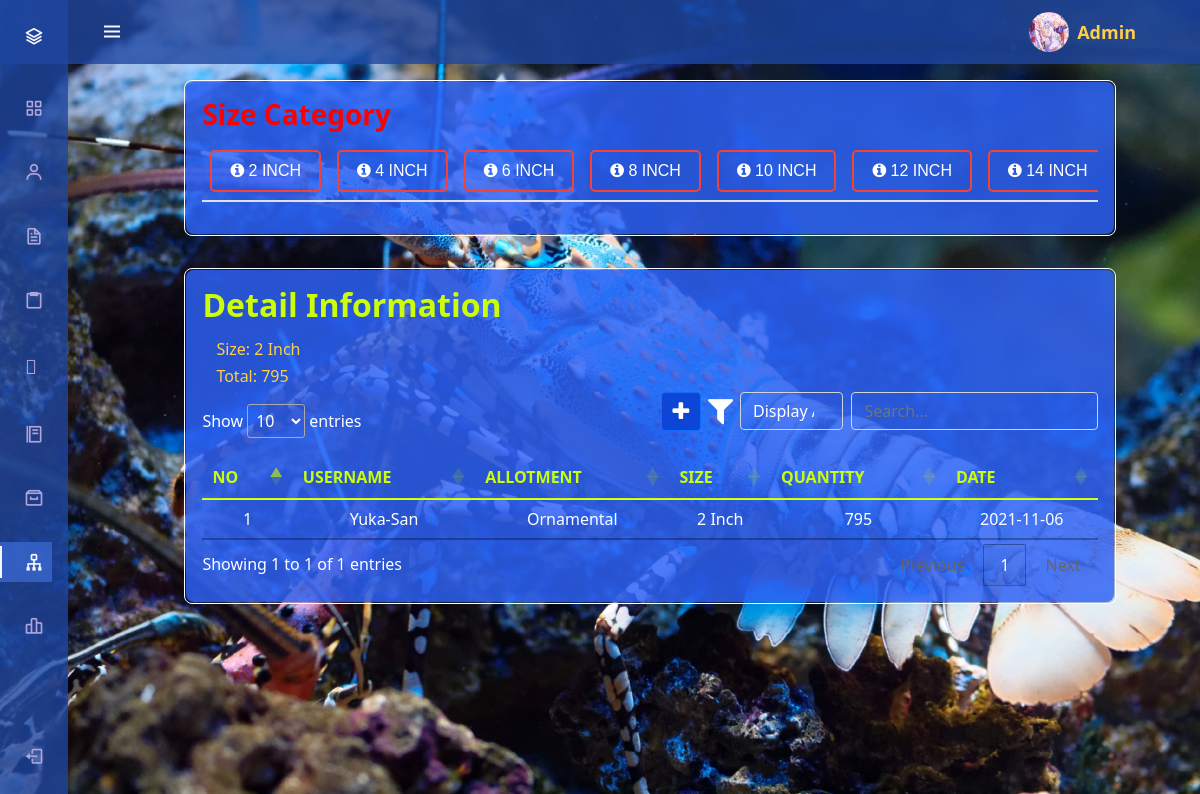
/admin_size_category.php?size_id=1 (signed in), run on the app's committed database.
### tables this page shows
CREATE TABLE `listsize` (
  `size_id` int(11) NOT NULL,
  `sizes` int(12) NOT NULL
);

CREATE TABLE `information` (
  `info_id` int(11) NOT NULL,
  `task_name` varchar(100) NOT NULL,
  `description` int(30) NOT NULL,
  `difficulty` int(30) NOT NULL,
  `date` varchar(50) NOT NULL,
  `user_id` int(10) NOT NULL,
  `nameuser` varchar(50) NOT NULL,
  `size_id` int(11) NOT NULL
);

### admin_size_category.php (the view, shortened to what this page needs)
<?php
$size_id_url = (isset($_GET['size_id']) ? $_GET['size_id'] : '');
$user_id = $_SESSION['user_id'];
$img_prof = $_SESSION['img_prof'];
?>
<head>
    <link rel="stylesheet" href="css/main5.css">
    <link rel="stylesheet" href="css/button3.css">
    <link rel="stylesheet" href="css/sidebar4.css">
    <link rel="stylesheet" href="css/hover.css">
    <link href="//maxcdn.bootstrapcdn.com/font-awesome/4.1.0/css/font-awesome.min.css" rel="stylesheet">
    <link rel="stylesheet" href="https://maxcdn.bootstrapcdn.com/bootstrap/4.0.0/css/bootstrap.min.css">
    <link rel="stylesheet" href="https://cdn.jsdelivr.net/npm/bootstrap@5.0.0-beta1/dist/css/bootstrap.min.css">
    <link rel="stylesheet" href="https://cdn.jsdelivr.net/npm/boxicons@latest/css/boxicons.min.css">
    <link rel="stylesheet" href="https://cdnjs.cloudflare.com/ajax/libs/jquery/3.2.1/jquery.min.js">
    <link rel="stylesheet" type="text/css" href="//cdn.datatables.net/1.11.3/css/jquery.dataTables.min.css">
</head>
<body id="body-pd">
<header class="header" id="header">
        <div class="header_toggle"> <i class='bx bx-menu' id="header-toggle"></i> </div>
        <div class="space">
            <div class="header_img mr-2"> <img src="img/<?php echo $img_prof ?>" alt=""> </div>
            <a style="color: #ffcf47;" title="Edit Profile" href="admin_editprofile.php?id=<?php echo $user_id;?>">
                <?php echo"<b class=hover style=font-size:18px;>". $_SESSION['username'] . "</b>";?>
            </a>
        </div>
</header>
<div class="l-navbar" id="nav-bar">
        <nav class="nav">
            <div> <a href="#" class="nav_logo"> <i class='bx bx-layer nav_logo-icon'></i> <span class="nav_logo-name">Menu</span> </a>
                <div class="nav_list">
                    <a href="admin_view.php" class="nav_link">
                        <i class='bx bx-grid-alt nav_icon' title="Dashboard"></i>
                    </a>
                        <a href="admin_listuser.php" class="nav_link">
                        <i class='bx bx-user nav_icon' title="Users"></i>
                    </a>
                    <a href="admin_data.php" class="nav_link">
                        <i class='bx bx-file nav_icon' title="Lobster Information"></i>
                    </a>
                    <a href="admin_sale.php" class="nav_link">
                        <i class='bx bx-clipboard nav_icon' title="Sales"></i>
                    </a>
                    <a href="admin_customer_lists.php" class="nav_link">
                        <i class='fas fa-users fa-sm nav_icon' style="margin-left: 1px;" title="Customer List"> </i>
                    </a>
                    <a href="admin_sales_record.php" class="nav_link">
                        <i class='bx bx-food-menu nav_icon' title="Sales Record"></i>
                    </a>
                    <a href="admin_view_pond.php" class="nav_link">
                        <i class='bx bx-archive nav_icon' title="Ponds"></i>
                    </a>
                    <a href="admin_size_detail.php" class="nav_link active">
                        <i class='bx bx-sitemap nav_icon' title="Size Category"></i>
                    </a>
                    <a href="sales_graph.php" class="nav_link">
                        <i class='bx bx-bar-chart-alt-2 nav_icon' title="Sales Graph"></i>
                    </a>
                </div>
            </div>
        <a href="logout.php" class="nav_link">
            <i class='bx bx-log-out nav_icon'></i>
        </a>
    </nav>
</div>
<div class="page-content page-container" id="page-content">
<div class="padding" style="margin-top: 4em;">
<div class="d-flex justify-content-center">
    <div class="col-lg-8 grid-margin stretch-card">
        <div style="border: 1px solid #fff; border-radius: 8px;">
        <div class="card" style="border-radius: 8px; background: rgba(45, 98, 245, 0.2);">
            <div class="card-body" style="background: rgba(45, 98, 245, 0.8);">
            <h3 class="card-title" style="color: red;"><b>Size Category</b></h3>
            <div class="table-responsive">
            <table class="table">
            <thead>
            <tr align='center'>
            <?php
            $server = "localhost";
            $user = "root";
            $pass = "";
            $database = "database";
            $conn = mysqli_connect($server, $user, $pass, $database) or die(mysqli_error());
                $sql = "SELECT * FROM listsize ";
                $res = mysqli_query($conn, $sql);
             if($res==true)
                {
                while($row=mysqli_fetch_assoc($res))
                {
                    $size_id = $row['size_id'];
                    $sizes = $row['sizes'];
                    ?>
        <th>
            <a class="btn btncategory button3" href="admin_size_category.php?size_id=<?php echo $size_id; ?>">
                <i class="fa fa-info-circle"></i> <?php echo $sizes; ?> Inch
            </a>
        </th>
            <?php
            }
        }
    ?>
        </tr>
    </thead>
    </table>
        </div>
        </div>
        </div>
    </div>
    </div>
    </div>
</div>
</div>
<div class="page-content page-container" id="page-content">
<div class="padding">
<div class="d-flex justify-content-center">
    <div class="col-lg-8 grid-margin stretch-card">
    <div style="border: 1px solid #fff; border-radius: 8px;">
         <div class="card" style="border-radius: 8px; background: rgba(45, 98, 245, 0.2);">
            <div class="card-body" style="background: rgba(45, 98, 245, 0.8);">
            <h2 class="card-title"><b>Detail Information</b></h2>
            <div class="table-responsive">
            <table class="table" id="category">
            <thead>
                <tr align='center'>
                    <th>No</th>
                    <th>Username</th>
                    <th>Allotment</th>
                    <th>Size</th>
                    <th>Quantity</th>
                    <th>Date</th>
                </tr>
            </thead>
            <tbody id="myTable">
        <?php
            $server = "localhost";
            $user = "root";
            $pass = "";
            $database = "database";
            $conn = mysqli_connect($server, $user, $pass, $database) or die(mysqli_error());
                $sql = "SELECT * FROM information WHERE size_id=$size_id_url ORDER BY info_id ASC";
                $res = mysqli_query($conn, $sql);
                $sno = $row + 1;
             if($res==true)
                {
                    $count_rows = mysqli_num_rows($res);
                    if($count_rows>0)
                    {
                        $qty= 0;
                        while($row=mysqli_fetch_assoc($res))
                        {
                            $qty += $row['difficulty'];
                            $task_name = $row['task_name'];
                            $description = $row['description'];
                            $difficulty = $row['difficulty'];
                            $date = $row['date'];
                            $username = $row['nameuser'];
                            ?>
                                <tr align='center' style="background: transparent;">
                                    <td><?php echo $sno;?></td>
                                    <td><?php echo $username;?></td>
                                    <td class="sizee" data-sizee="<?php echo $task_name;?>"><?php echo $task_name;?></td>
                                    <td><?php echo $description;?> Inch</td>
                                    <td><?php echo $difficulty;?></td>
                                    <td><?php echo $date;?></td>
                                </tr>
                            <?php
                            $sno++;
                        }?>
                        <div style="width: 100%; float: left;">
                            <div class="total" style="width: 12%;">
                                <h6 class="card-text ml-2">Size: <?php echo $description;?> Inch</h6>
                                <h6 class="card-text ml-2">Total: <?php echo $qty; ?></h6>
                            </div>
                            <div style="overflow: hidden; margin-bottom: -1.7em; width: 55%; float: right; position: relative; z-index: 1;">
                                <input type="text" class="form-control" style="float: right; width: 50%; background: transparent; color: #fff;" id="myInput" placeholder="Search...">
                                <select id="filter-sizee" class="filter form-select mr-2 ml-1" style="float: right; width: 21%; background: transparent; color: #fff;">
                                    <option value="0">Display All</option>
                                </select>
                                <i class="fa fa-filter fa-2x float-right" style="margin: 3px; color: #fff;"></i>
                                <a class="btn btn-primary mr-1" title="New Data" href="admin_add.php"><i class="fa fa-plus fa-lg"></i></a>
                            </div>
                        </div>
                        <?php
                    }
                }
            ?>
            </tbody>
            </table>
            </div>
            </div>
        </div>
        </div>
        </div>
        </div>
    </div>
</div>
</body>

### css/main5.css (style rules this page uses)
body { background-color: #f9f9fa }
.padding { padding: 1rem }
.card { box-shadow: none; -webkit-box-shadow: none; -moz-box-shadow: none; -ms-box-shadow: none; }
.card { position: relative; display: flex; flex-direction: column; min-width: 0; word-wrap: break-word; background-clip: border-box; border: 1px solid #fff; }
.card-body { border-radius: 8px; }
.card .card-title { color: #ccfd09; margin-bottom: 0.625rem; text-transform: capitalize; font-family:'Noto Sans', sans-serif; }
.table-responsive { display: block; width: 100%; overflow-x: auto; -webkit-overflow-scrolling: touch; -ms-overflow-style: -ms-autohiding-scrollbar }
.table, .jsgrid .jsgrid-table { width: 100%; max-width: 100%; margin-bottom: 1rem; background-color: transparent }
.table thead th, .jsgrid .jsgrid-table thead th { border-top: 0; border-bottom-width: 1px; text-transform: uppercase }
.table td, .jsgrid .jsgrid-table td { padding: .875rem 0.9375rem; color: #fff; }
#myInput { width: 25%; }

### css/button3.css (style rules this page uses)
.btn { -webkit-border-radius: 10; -moz-border-radius: 10; border-radius: 10px; font-family: Arial; color: #fcfcfc; font-size: 15px; background: #d93434; padding: 10px 20px 10px 20px; text-decoration: none; }
h2 { font: cursive; }

### css/sidebar4.css (style rules this page uses)
a { text-decoration: none }
.header { width: 100%; height: var(--header-height); position: fixed; top: 0; left: 0; display: flex; align-items: center; justify-content: space-between; padding: 0 1rem; background-color: rgba(30, 70, 161, 0.8); z-index: var(--z-fixed); transition: .5s; color: white; }
.space { display: flex; align-items: center; padding: 0 2rem; }
.header_toggle { color: var(--white-color); font-size: 1.5rem; cursor: pointer }
.header_img { width: 35px; height: 35px; display: flex; justify-content: center; border-radius: 50%; overflow: hidden }
.header_img img { width: 40px }
.l-navbar { position: fixed; top: 0; left: -30%; width: var(--nav-width); height: 100vh; background-color: rgba(30, 70, 161, 0.8); padding: .5rem 1rem 0 0; transition: .5s; z-index: var(--z-fixed) }
.nav { height: 100%; display: flex; flex-direction: column; justify-content: space-between; overflow: hidden }
.nav_logo, .nav_link { display: grid; grid-template-columns: max-content max-content; align-items: center; column-gap: 1rem; padding: .5rem 0 .5rem 1.5rem }
.nav_logo { margin-bottom: 2rem }
.nav_logo-icon { font-size: 1.25rem; color: var(--white-color) }
.nav_link { position: relative; color: var(--first-color-light); margin-bottom: 1.5rem; transition: .3s }
.nav_icon { font-size: 1.25rem }
.active { color: var(--white-color); background-color: rgba(62, 109, 217, 0.7); border-top-right-radius: 12px; border-bottom-right-radius: 12px; transition: .3s; }
.active::before { content: ''; position: absolute; left: 0; width: 2px; height: 32px; background-color: var(--white-color) }
@media screen and (min-width: 768px) { body { margin: calc(var(--header-height) + 1rem) 0 0 0; padding-left: calc(var(--nav-width) + 2rem) } }
@media screen and (min-width: 768px) { .header { height: calc(var(--header-height) + 1rem); padding: 0 2rem 0 calc(var(--nav-width) + 2rem) } }
@media screen and (min-width: 768px) { .header_img { width: 40px; height: 40px } }
@media screen and (min-width: 768px) { .header_img img { width: 45px } }
@media screen and (min-width: 768px) { .l-navbar { left: 0; padding: 1rem 1rem 0 0 } }

### admin_size_category.php (style rules this page uses)
body { background-image: url("back/blue_lobster1.jpg"); background-attachment: fixed; background-repeat:no-repeat; background-size:cover; }
a:hover, a, th, p { text-decoration: none; color: #ccfd09; }
.col-lg-8 { flex: 0 0 auto; width: 90%; max-width: 100%; }
.btn-primary { background-color: #0d46d7; float: right; padding: 10.5px; }
option { background-color: black; color: #fff; }
label, select { color: #fff; border: none; text-decoration: none; }
.btncategory { border: none; padding: 7px 18px; text-align: center; text-decoration: none; transition-duration: 0.4s; cursor: pointer; }
.button3 { background: transparent; color: white; border: 2px solid #f44336; border-radius: 5px; }
.total { background: transparent; color: #ffcf47; padding: 6px; }

### data on the page
listsize: sizes "2"
listsize: sizes "4"
listsize: sizes "6"
listsize: sizes "8"
listsize: sizes "10"
listsize: sizes "12"
listsize: sizes "14"
information: nameuser "Yuka-San", task_name "Ornamental", description "2", difficulty "795", date "2021-11-06"

### other printed values
$_SESSION['username'] "Admin"
$qty "795"
